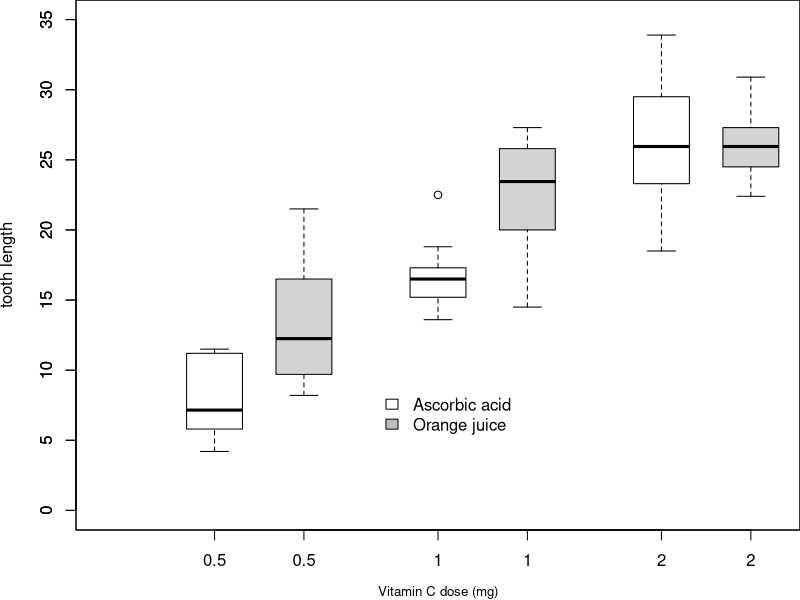
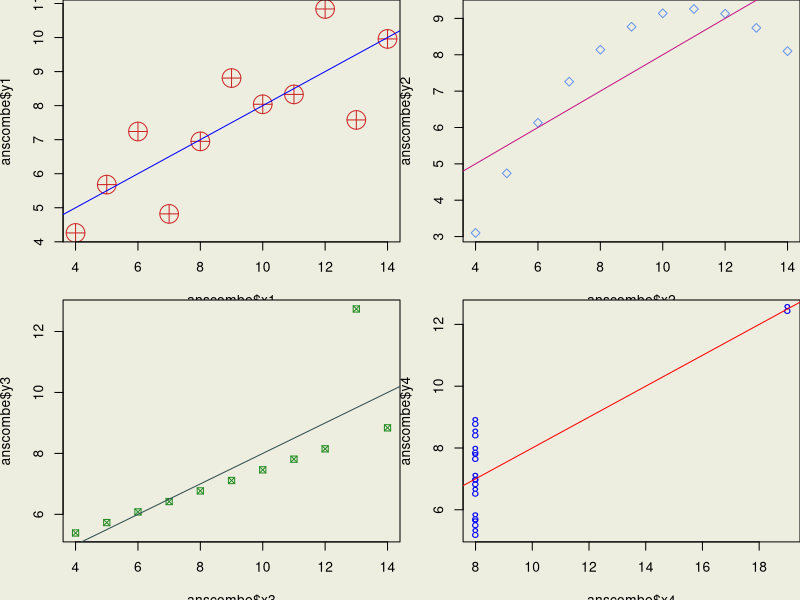

Here is the R script that generated these plots, in order:
## ---- chunk 1
# Boxplot
par(mar=c(3.5, 3.8, 0, 0))
boxplot(len ~ dose, data = ToothGrowth,
        boxwex = 0.25, at = 1:3 - 0.2,
        subset= supp == "VC", col="white",
        xlab="",
        ylab="tooth length", ylim=c(0,35))
mtext("Vitamin C dose (mg)", side=1, line=2.5, cex=0.8)
boxplot(len ~ dose, data = ToothGrowth, add = TRUE,
        boxwex = 0.25, at = 1:3 + 0.2,
        
        subset= supp == "OJ")
legend(1.5, 9, c("Ascorbic acid", "Orange juice"), 
       fill = c("white", "gray"), 
       bty="n")
#par(mar=c(3, 4.1, 4.1, 2.1))
## ---- chunk 2
# Create four model objects
lm1 <- lm(y1 ~ x1, data=anscombe)
summary(lm1)
lm2 <- lm(y2 ~ x2, data=anscombe)
summary(lm2)
lm3 <- lm(y3 ~ x3, data=anscombe)
summary(lm3)
lm4 <- lm(y4 ~ x4, data=anscombe)
summary(lm4)
par(mfrow=c(2, 2), bg = 'ivory2')
plot(anscombe$x1,anscombe$y1, pch = 10, col = 'firebrick3', cex = 3)
abline(coefficients(lm1), col = 'blue')
plot(anscombe$x2,anscombe$y2, pch = 5, col = 'cornflowerblue')
abline(coefficients(lm2), col = 'mediumvioletred')
plot(anscombe$x3,anscombe$y3, pch = 7, col ='forestgreen')
abline(coefficients(lm3), col = 'darkslategrey')
plot(anscombe$x4,anscombe$y4, pch = '8', col = 'blue')
abline(coefficients(lm4), col = 'red')
